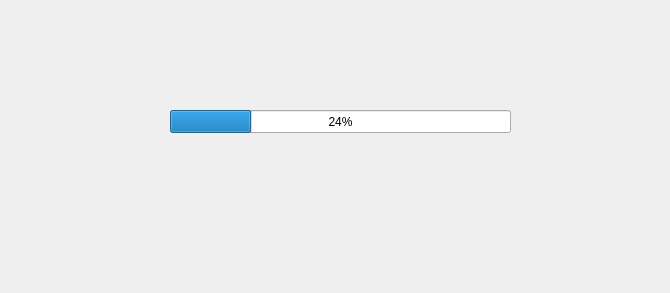
<?xml version="1.0" encoding="UTF-8"?>
<ui version="4.0">
 <class>MainWindow</class>
 <widget class="QMainWindow" name="MainWindow">
  <property name="geometry">
   <rect>
    <x>0</x>
    <y>0</y>
    <width>670</width>
    <height>293</height>
   </rect>
  </property>
  <property name="sizePolicy">
   <sizepolicy hsizetype="Fixed" vsizetype="Preferred">
    <horstretch>0</horstretch>
    <verstretch>0</verstretch>
   </sizepolicy>
  </property>
  <property name="windowTitle">
   <string>MainWindow</string>
  </property>
  <widget class="QWidget" name="centralwidget">
   <widget class="QProgressBar" name="progressBar">
    <property name="geometry">
     <rect>
      <x>170</x>
      <y>110</y>
      <width>341</width>
      <height>23</height>
     </rect>
    </property>
    <property name="value">
     <number>24</number>
    </property>
   </widget>
  </widget>
 </widget>
 <resources/>
 <connections/>
</ui>
